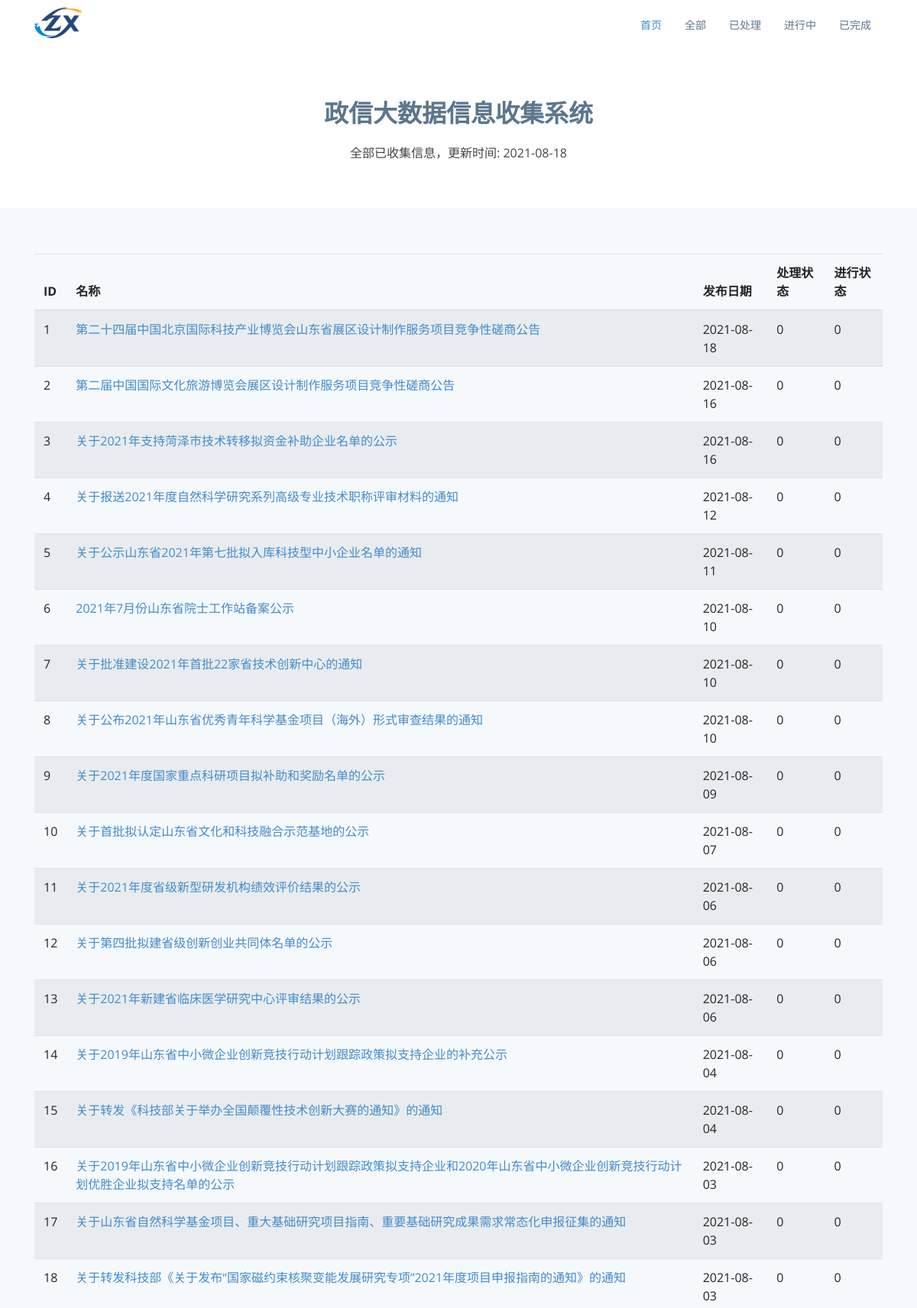
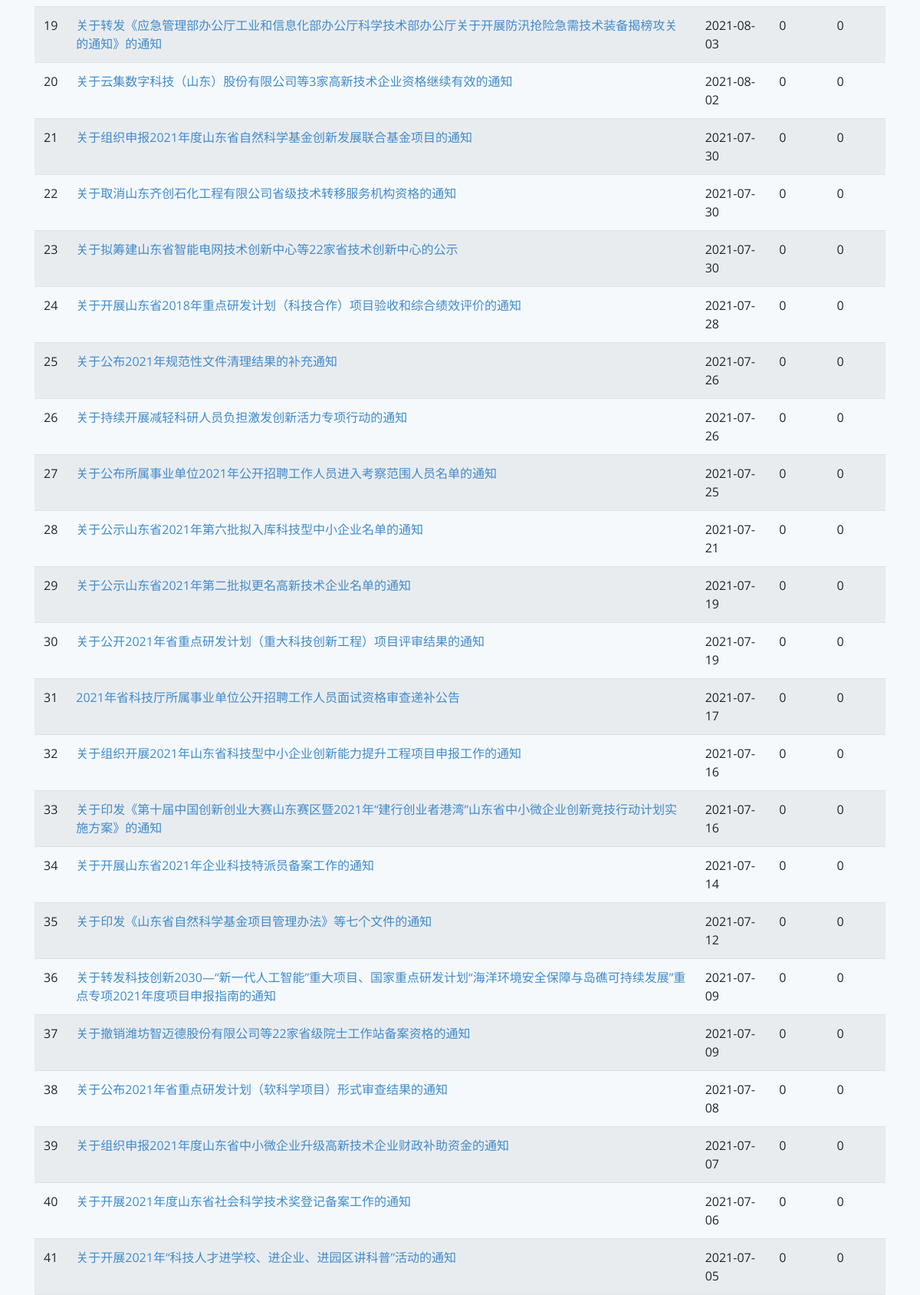
The page /allInfo (upper part) on the database its author committed (2 pictures, top to bottom).
### tables this page shows
CREATE TABLE info
(
	id integer primary key autoincrement ,
	info_name text,
	info_link text,
	info_date text,
	info_ava int default 0,
	info_progress int default 0
);

### app.py (the view)
@app.route('/allInfo')
def allInfo():
    datalist = []
    con = sqlite3.connect("info.db")
    cur = con.cursor()
    sql = "select * from info order by info_date desc"
    data = cur.execute(sql)
    for item in data:
        datalist.append(item)
    cur.close()
    con.close()
    return render_template("allInfo.html", infos=datalist)

### templates/allInfo.html (shortened to what this page needs)
<!DOCTYPE html>
<html lang="en">
<head>
  <link href="static/assets/vendor/bootstrap/css/bootstrap.min.css" rel="stylesheet">
  <link href="static/assets/vendor/icofont/icofont.min.css" rel="stylesheet">
  <link href="static/assets/vendor/boxicons/css/boxicons.min.css" rel="stylesheet">
  <link href="static/assets/vendor/animate.css/animate.min.css" rel="stylesheet">
  <link href="static/assets/vendor/venobox/venobox.css" rel="stylesheet">
  <link href="static/assets/vendor/aos/aos.css" rel="stylesheet">
  <link href="static/assets/css/style.css" rel="stylesheet">
</head>
<body>
  <header id="header">
    <div class="container">
      <div class="logo float-left">
        <a href="index.html"><img src="static/assets/img/logo.png" alt="" class="img-fluid"></a>
      </div>
      <nav class="nav-menu float-right d-none d-lg-block">
        <ul>
          <li class="active"><a href="/index">首页 </a></li>
          <li><a href="/allInfo">全部</a></li>
          <li><a href="/process">已处理</a></li>
          <li><a href="/doing">进行中</a></li>
          <li><a href="/complete">已完成</a></li>
        </ul>
      </nav>
    </div>
  </header>
    <section id="team" class="team">
      <div class="container">
        <div class="section-title">
          <h2>政信大数据信息收集系统</h2>
          <p>全部已收集信息，更新时间: {{ infos[0][3] }}</p>
        </div>
      </div>
    </section>
    <section class="counts section-bg">
      <div class="container">
        <table class="table table-striped">
          <thead>
            <tr>
              <th>ID</th>
              <th>名称</th>
              <th>发布日期</th>
              <th>处理状态</th>
              <th>进行状态</th>
            </tr>
          </thead>
          <tbody>
            {% for info in infos %}
            <tr>
              <td>{{ info[0] }}</td>
              <td>
                  <a href="{{ info[2] }}" target="_blank">{{ info[1] }}</a>
              </td>
              <td>{{ info[3] }}</td>
              <td>{{ info[4] }}</td>
              <td>{{ info[5] }}</td>
            </tr>
            {% endfor %}
          </tbody>
        </table>
      </div>
    </section>
</body>
</html>

### static/assets/css/style.css (style rules this page uses)
body { font-family: "Open Sans", sans-serif; color: #444; }
a { color: #428bca; }
h1, h2, h3, h4, h5, h6, .font-primary { font-family: "Raleway", sans-serif; }
#header { height: 70px; transition: all 0.5s; transition: all 0.5s; padding: 10px 0; background: #fff; z-index: 997; }
#header .logo img { padding: 0; margin: 0; max-height: 40px; }
.nav-menu, .nav-menu * { margin: 0; padding: 0; list-style: none; }
.nav-menu > ul > li { position: relative; white-space: nowrap; float: left; }
.nav-menu a { display: block; position: relative; color: #5c768d; padding: 12px 15px; transition: 0.3s; font-size: 14px; font-family: "Open Sans", sans-serif; }
.nav-menu a:hover, .nav-menu .active > a, .nav-menu li:hover > a { color: #428bca; text-decoration: none; }
.mobile-nav { position: fixed; top: 0; bottom: 0; z-index: 9999; overflow-y: auto; left: -260px; width: 260px; padding-top: 18px; background: #1f3548; transition: 0.4s; }
.mobile-nav * { margin: 0; padding: 0; list-style: none; }
.mobile-nav a { display: block; position: relative; color: #e3f0fc; padding: 10px 20px; font-weight: 500; }
.mobile-nav a:hover, .mobile-nav .active > a, .mobile-nav li:hover > a { color: #9eccf4; text-decoration: none; }
section { padding: 60px 0; }
.section-bg { background-color: #f5f9fc; }
.section-title { text-align: center; padding-bottom: 30px; }
.section-title h2 { font-size: 32px; font-weight: 600; margin-bottom: 20px; padding-bottom: 0; color: #5c768d; }
.section-title p { margin-bottom: 0; }
.counts { padding-bottom: 30px; }
.team { background: #fff; padding: 60px 0 30px 0; }

### rows shown on the page
info: info_date "2021-08-18", id "1", info_name "第二十四届中国北京国际科技产业博览会山东省展区设计制作服务项目竞争性磋商公告", info_ava "0", info_progress "0"
info: id "2", info_name "第二届中国国际文化旅游博览会展区设计制作服务项目竞争性磋商公告", info_date "2021-08-16", info_ava "0", info_progress "0"
info: id "3", info_name "关于2021年支持菏泽市技术转移拟资金补助企业名单的公示", info_date "2021-08-16", info_ava "0", info_progress "0"
info: id "4", info_name "关于报送2021年度自然科学研究系列高级专业技术职称评审材料的通知", info_date "2021-08-12", info_ava "0", info_progress "0"
info: id "5", info_name "关于公示山东省2021年第七批拟入库科技型中小企业名单的通知", info_date "2021-08-11", info_ava "0", info_progress "0"
info: id "6", info_name "2021年7月份山东省院士工作站备案公示", info_date "2021-08-10", info_ava "0", info_progress "0"
info: id "7", info_name "关于批准建设2021年首批22家省技术创新中心的通知", info_date "2021-08-10", info_ava "0", info_progress "0"
info: id "8", info_name "关于公布2021年山东省优秀青年科学基金项目（海外）形式审查结果的通知", info_date "2021-08-10", info_ava "0", info_progress "0"
info: id "9", info_name "关于2021年度国家重点科研项目拟补助和奖励名单的公示", info_date "2021-08-09", info_ava "0", info_progress "0"
info: id "10", info_name "关于首批拟认定山东省文化和科技融合示范基地的公示", info_date "2021-08-07", info_ava "0", info_progress "0"
info: id "11", info_name "关于2021年度省级新型研发机构绩效评价结果的公示", info_date "2021-08-06", info_ava "0", info_progress "0"
info: id "12", info_name "关于第四批拟建省级创新创业共同体名单的公示", info_date "2021-08-06", info_ava "0", info_progress "0"
info: id "13", info_name "关于2021年新建省临床医学研究中心评审结果的公示", info_date "2021-08-06", info_ava "0", info_progress "0"
info: id "14", info_name "关于2019年山东省中小微企业创新竞技行动计划跟踪政策拟支持企业的补充公示", info_date "2021-08-04", info_ava "0", info_progress "0"
info: id "15", info_name "关于转发《科技部关于举办全国颠覆性技术创新大赛的通知》的通知", info_date "2021-08-04", info_ava "0", info_progress "0"
info: id "16", info_name "关于2019年山东省中小微企业创新竞技行动计划跟踪政策拟支持企业和2020年山东省中小微企业创新竞技行动计划优胜企业拟支持名单的公示", info_date "2021-08-03", info_ava "0", info_progress "0"
info: id "17", info_name "关于山东省自然科学基金项目、重大基础研究项目指南、重要基础研究成果需求常态化申报征集的通知", info_date "2021-08-03", info_ava "0", info_progress "0"
info: id "18", info_name "关于转发科技部《关于发布“国家磁约束核聚变能发展研究专项”2021年度项目申报指南的通知》的通知", info_date "2021-08-03", info_ava "0", info_progress "0"
info: id "19", info_name "关于转发《应急管理部办公厅工业和信息化部办公厅科学技术部办公厅关于开展防汛抢险急需技术装备揭榜攻关的通知》的通知", info_date "2021-08-03", info_ava "0", info_progress "0"
info: id "20", info_name "关于云集数字科技（山东）股份有限公司等3家高新技术企业资格继续有效的通知", info_date "2021-08-02", info_ava "0", info_progress "0"
info: id "21", info_name "关于组织申报2021年度山东省自然科学基金创新发展联合基金项目的通知", info_date "2021-07-30", info_ava "0", info_progress "0"
info: id "22", info_name "关于取消山东齐创石化工程有限公司省级技术转移服务机构资格的通知", info_date "2021-07-30", info_ava "0", info_progress "0"
info: id "23", info_name "关于拟筹建山东省智能电网技术创新中心等22家省技术创新中心的公示", info_date "2021-07-30", info_ava "0", info_progress "0"
info: id "24", info_name "关于开展山东省2018年重点研发计划（科技合作）项目验收和综合绩效评价的通知", info_date "2021-07-28", info_ava "0", info_progress "0"
info: id "25", info_name "关于公布2021年规范性文件清理结果的补充通知", info_date "2021-07-26", info_ava "0", info_progress "0"
info: id "26", info_name "关于持续开展减轻科研人员负担激发创新活力专项行动的通知", info_date "2021-07-26", info_ava "0", info_progress "0"
info: id "27", info_name "关于公布所属事业单位2021年公开招聘工作人员进入考察范围人员名单的通知", info_date "2021-07-25", info_ava "0", info_progress "0"
info: id "28", info_name "关于公示山东省2021年第六批拟入库科技型中小企业名单的通知", info_date "2021-07-21", info_ava "0", info_progress "0"
info: id "29", info_name "关于公示山东省2021年第二批拟更名高新技术企业名单的通知", info_date "2021-07-19", info_ava "0", info_progress "0"
info: id "30", info_name "关于公开2021年省重点研发计划（重大科技创新工程）项目评审结果的通知", info_date "2021-07-19", info_ava "0", info_progress "0"
info: id "31", info_name "2021年省科技厅所属事业单位公开招聘工作人员面试资格审查递补公告", info_date "2021-07-17", info_ava "0", info_progress "0"
info: id "32", info_name "关于组织开展2021年山东省科技型中小企业创新能力提升工程项目申报工作的通知", info_date "2021-07-16", info_ava "0", info_progress "0"
info: id "33", info_name "关于印发《第十届中国创新创业大赛山东赛区暨2021年“建行创业者港湾”山东省中小微企业创新竞技行动计划实施方案》的通知", info_date "2021-07-16", info_ava "0", info_progress "0"
info: id "34", info_name "关于开展山东省2021年企业科技特派员备案工作的通知", info_date "2021-07-14", info_ava "0", info_progress "0"
info: id "35", info_name "关于印发《山东省自然科学基金项目管理办法》等七个文件的通知", info_date "2021-07-12", info_ava "0", info_progress "0"
info: id "36", info_name "关于转发科技创新2030—“新一代人工智能”重大项目、国家重点研发计划“海洋环境安全保障与岛礁可持续发展”重点专项2021年度项目申报指南的通知", info_date "2021-07-09", info_ava "0", info_progress "0"
info: id "37", info_name "关于撤销潍坊智迈德股份有限公司等22家省级院士工作站备案资格的通知", info_date "2021-07-09", info_ava "0", info_progress "0"
info: id "38", info_name "关于公布2021年省重点研发计划（软科学项目）形式审查结果的通知", info_date "2021-07-08", info_ava "0", info_progress "0"
info: id "39", info_name "关于组织申报2021年度山东省中小微企业升级高新技术企业财政补助资金的通知", info_date "2021-07-07", info_ava "0", info_progress "0"
info: id "40", info_name "关于开展2021年度山东省社会科学技术奖登记备案工作的通知", info_date "2021-07-06", info_ava "0", info_progress "0"
info: id "41", info_name "关于开展2021年“科技人才进学校、进企业、进园区讲科普”活动的通知", info_date "2021-07-05", info_ava "0", info_progress "0"
